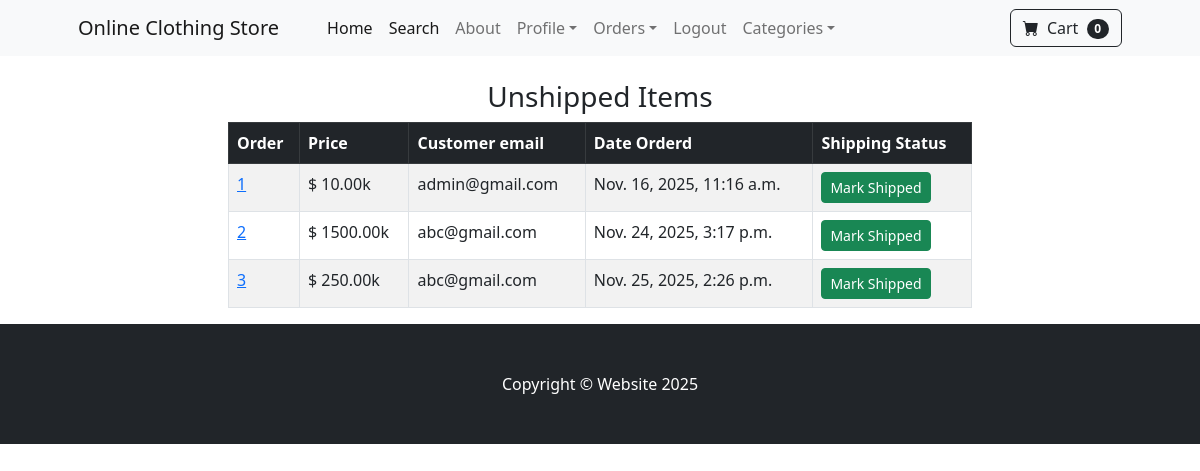
/payment/not_shipped_dash (signed in), run on an earlier commit of the app's database.
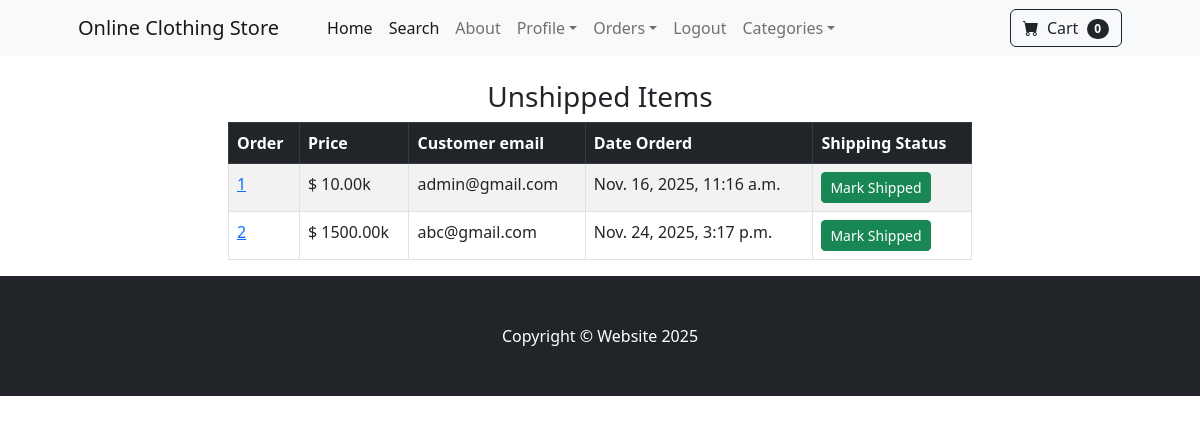
And on a later commit of the database.
### payment/models.py (models this page shows, shortened)
class Order(models.Model):
    user = models.ForeignKey(User, on_delete=models.CASCADE, null=True, blank=True)#foreign key
    full_name = models.CharField(max_length=100)
    email = models.CharField(max_length=100)
    shipping_address = models.TextField(max_length=20000)
    amount_paid = models.DecimalField(max_digits=100,decimal_places=2)
    date_ordered = models.DateTimeField(auto_now_add=True)
    shipped = models.BooleanField(default=False)
    date_shipped = models.DateTimeField(blank=True,null=True,)

### payment/views.py (the view, shortened to what this page needs)
# urls.py: path('not_shipped_dash',views.not_shipped_dash,name="not_shipped_dash"),
def not_shipped_dash(request):
    if request.user.is_authenticated and request.user.is_superuser:
        orders = Order.objects.filter(shipped = False)
        return render(request, 'payment/not_shipped_dash.html', {"orders" : orders})
    else:
        messages.success(request,"Accesss denied!")
        return redirect('home')

### cart/cart.py (called while the page is built)
    def __len__(self):
        return len(self.cart)

### cart/context_processors.py (called while the page is built)
def cart(request):
    return {'cart' : Cart(request)}

### payment/templates/payment/not_shipped_dash.html (shortened to what this page needs)
{% extends "base.html" %}
{% block content %}
        <br>
        <div class="container">
            <div class="row">
                <center>
                    <div class="col-8">
                       <h3> Unshipped Items </h3>
<table class="table table-striped table-hover table-bordered">
  <thead class="table-dark">
    <tr>
      <th scope="col">Order</th>
      <th scope="col">Price</th>
      <th scope="col">Customer email</th>
      <th scope="col">Date Orderd</th>
      <th scope="col">Shipping Status</th>
    </tr>
  </thead>
  <tbody>
    {% for item in orders %}
    <tr>
      <td><a href=" {% url "orders" item.id %} ">{{item.id}}</a></td>
      <td>$ {{item.amount_paid}}k</td>
      <td>{{item.email}}</td>
      <td>{{item.date_ordered}}</td>
      <td>
        <form action="" method="POST">
          <button type="Submit" class="btn btn-success btn-sm">Mark Shipped</button>
        </form>
      </td>
    </tr>
    {% endfor %}
  </tbody>
</table>
                    </div>
                </center>
            </div>
        </div>
{% endblock content %}

What changed in the data, as far as the page shows it:
no longer on this page (row edited): Order: id "3", amount_paid "250.00", email "abc@gmail.com", date_ordered "Nov. 25, 2025, 2:26 p.m."
